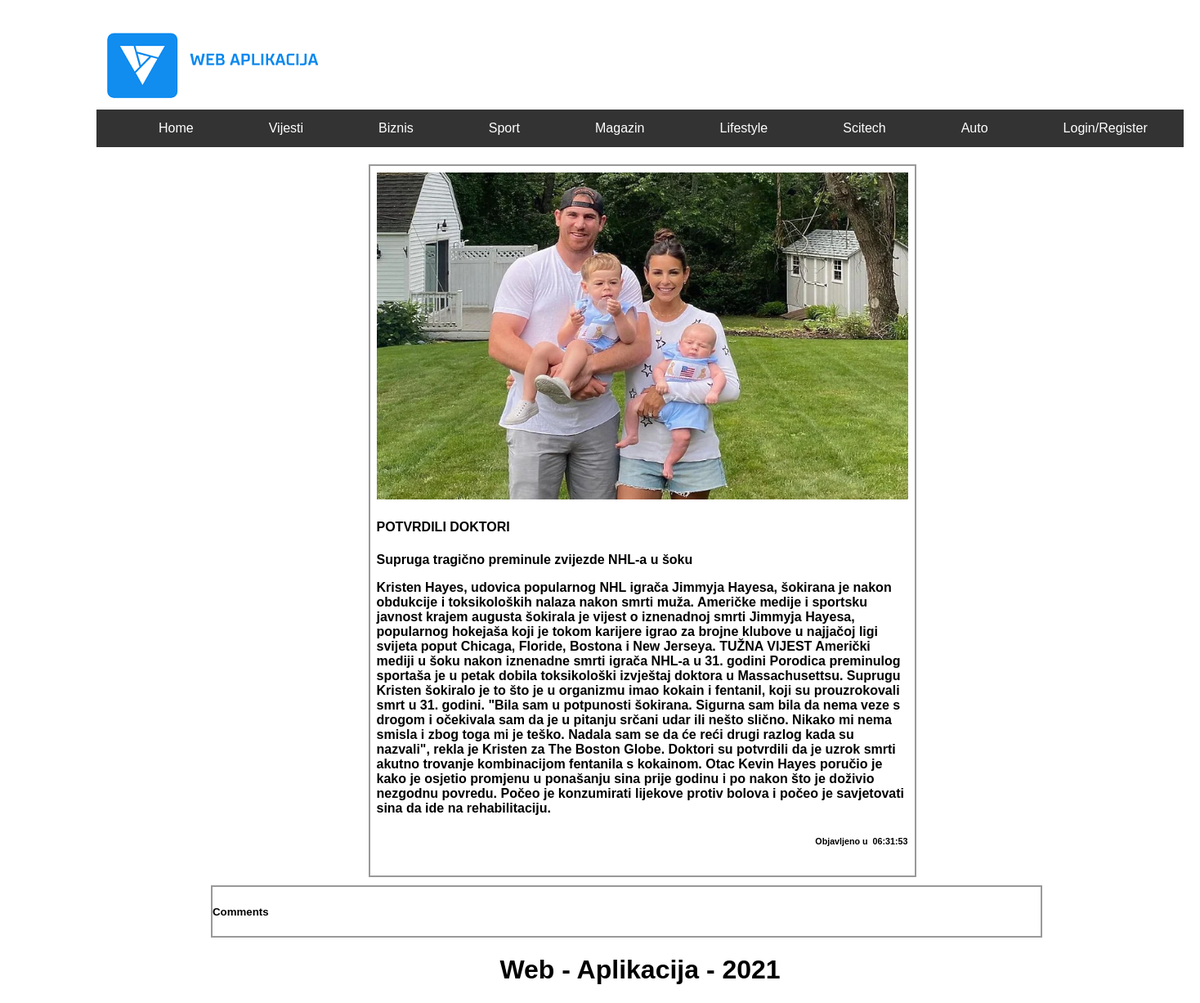
The page /news/Supruga-tragično-preminule-zvijezde-NHL-a-u-šoku.php on the database its author committed.
### tables this page shows
CREATE TABLE `news` (
  `id` int(11) NOT NULL,
  `category` varchar(45) DEFAULT NULL,
  `title` varchar(1000) DEFAULT NULL,
  `description` varchar(1000) DEFAULT NULL,
  `descriptionlnk` varchar(1400) NOT NULL,
  `content` varchar(10000) DEFAULT NULL,
  `time_publish` time NOT NULL,
  `postedby` varchar(66) NOT NULL,
  `image` varchar(255) NOT NULL
);

### news/Supruga-tragično-preminule-zvijezde-NHL-a-u-šoku.php (the view, shortened to what this page needs)
<!DOCTYPE html>
<html>
<head>
<link rel="stylesheet" type="text/css" href="../css/style.css">
</head>
<body>
<div class="header">
<img src="../images/4.png">
<ul>
<li><a class="active" href="../index.php">Home</a></li>
  <li><a href="../vijesti.php">Vijesti</a></li>
  <li><a href="../biznis.php">Biznis</a></li>
  <li><a href="../sport.php">Sport</a></li>
  <li><a href="../magazin.php">Magazin</a></li>
  <li><a href="../lifestyle.php">Lifestyle</a></li>
  <li><a href="../scitech.php">Scitech</a></li>
  <li><a href="../auto.php">Auto</a></li>
  <?php
if (isset($_SESSION['username'])) {
	  $username = $_SESSION['username'];
echo '<li><a href="../users/logout.php">Logout</a></li>';
}
else{
  echo '<li><a href="../users/login.php">Login/Register</a></li>';
}
?>
</ul>
  </div>
<div class="container" style="margin: auto;width: 50%;">
      <div class="row">
	  <?php require "../users/connection.php";
			$file = basename($_SERVER['PHP_SELF']);
			$info = pathinfo($file);
			$file_name =  basename($file,'.'.$info['extension']);
            $upit = "SELECT * FROM news WHERE descriptionlnk = '$file_name'";
			$conn = Database::getConnection();
            $q = $conn->query($upit);
            $red = mysqli_fetch_assoc($q);
            echo
            '<div class="column" style="width:650px; max-height: auto;">
              <img src="../images/' .$red['image'].'" alt="" style="width:100%; height: 400px;">
              <div id="text-block-small">
                 <h4>'. $red['title'] .'</h4>
                  <p>' . $red['description'] . '</p>
				  <p>' . $red['content'] .' </p>
				  <h6><p style="text-align:right;  ">Objavljeno u &nbsp' . $red['time_publish'] . '</p></h6>'
				  ?>
              </div>
            </div>
      </div>
</div>
<div class="section" style="width:1013px; margin-left:150px;">
						<h5>Comments</h5>
                </div>
<div id="footer">
<h1 style="text-align:center">Web - Aplikacija - 2021</h1>
  </div>
</body>
</html>

### css/style.css (style rules this page uses)
body { position: absolute; left: 100px; width: auto; height: auto; font-family: Arial, Helvetica, sans-serif; }
a { text-decoration: none; }
p { font-family: Verdana, Geneva, Tahoma, sans-serif; font-weight: bold; }
.header { width: 1330px; overflow: hidden; padding: 20px 10px; margin-bottom: 1px; }
.container { top: 190px; }
ul { list-style-type: none; margin: 0; padding: 0; overflow: hidden; background-color: #333; }
li { float: left; margin-left: 60px; }
li a { display: block; color: white; text-align: center; padding: 14px 16px; text-decoration: none; }
.column { margin-left: 5px; float: left; width: 33.33%; padding: 8px 8px 12px 8px; border: 2px solid #999; }
.row::after { content: ""; clear: both; display: table; border-bottom: 10px solid; }
.section { border: 2px solid #999; }

### rows shown on the page
news: image (picture), title "POTVRDILI DOKTORI", description "Supruga tragično preminule zvijezde NHL-a u šoku", content "Kristen Hayes, udovica popularnog NHL igrača Jimmyja Hayesa, šokirana je nakon obdukcije i toksikoloških nalaza nakon smrti muža. Američke medije i sportsku javnost krajem augusta šokirala je vijest o iznenadnoj smrti Jimmyja Hayesa, popularnog hokejaša koji je tokom karijere igrao za brojne klubove u najjačoj ligi svijeta poput Chicaga, Floride, Bostona i New Jerseya. TUŽNA VIJEST Američki mediji u šoku nakon iznenadne smrti igrača NHL-a u 31. godini Porodica preminulog sportaša je u petak dobila toksikološki izvještaj doktora u Massachusettsu. Suprugu Kristen šokiralo je to što je u organizmu imao kokain i fentanil, koji su prouzrokovali smrt u 31. godini. \"Bila sam u potpunosti šokirana.…", time_publish "06:31:53"
